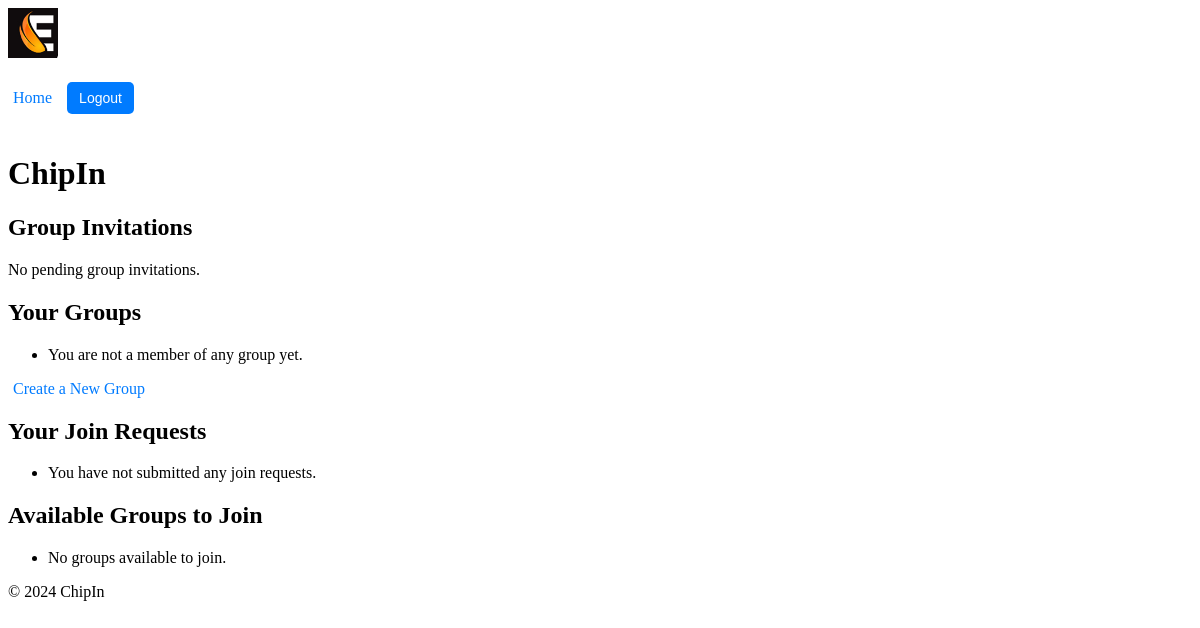
The app's page /chipin/ (signed in), older data.
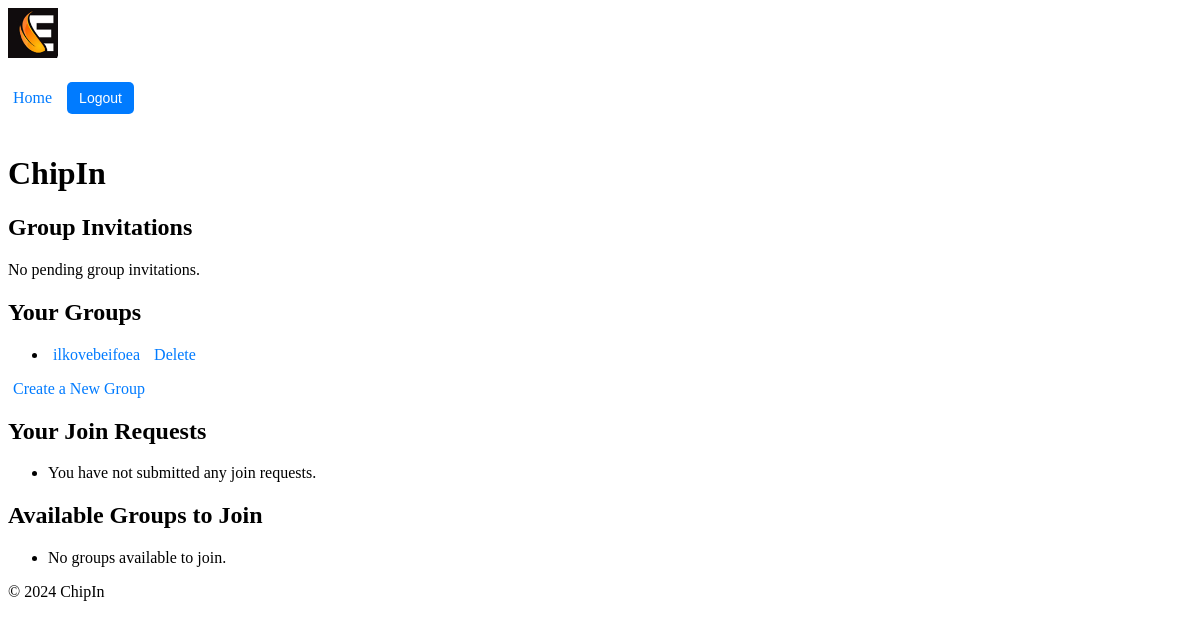
The same page, newer data.
### chipin/models.py (models this page shows, shortened)
class Group(models.Model):
    name = models.CharField(max_length=100)
    admin = models.ForeignKey(User, related_name='admin_groups', on_delete=models.CASCADE)
    members = models.ManyToManyField(User, related_name='group_memberships', blank=True)
    invited_users = models.ManyToManyField(User, related_name='pending_invitations', blank=True)

### chipin/views.py (the view)
# urls.py: path("", views.home, name="home"),
@login_required
def home(request):
    pending_invitations = Group.objects.filter(invited_users=request.user)
    user_join_requests = GroupJoinRequest.objects.filter(user=request.user)
    available_groups = Group.objects.exclude(members=request.user)
    return render(request, 'chipin/home.html', { # Pass data to the template
        'pending_invitations': pending_invitations,
        'user_join_requests': user_join_requests,
        'available_groups': available_groups
    })

### chipin/context_processors.py (called while the page is built)
def user_profile(request):
    if request.user.is_authenticated:
        try:
            return {'nickname': request.user.profile.nickname}
        except Profile.DoesNotExist:
            return {'nickname': request.user.username}  # Fallback to username if no profile exists
    return {}

### chipin/templates/chipin/home.html (shortened to what this page needs)
{% extends 'chipin/base.html' %}
{% load static %}
{% block content %}
    <h1>ChipIn</h1>
    <h2>Group Invitations</h2>
    <div class="invitation-notification">
        {% if pending_invitations %}
            <ul>
                {% for group in pending_invitations %}
                    <li>
                        You have been invited to join <strong>{{ group.name }}</strong>.
                        <a href="{% url 'chipin:accept_invite' group.id %}?user_id={{ request.user.id }}">Accept</a>
                    </li>
                {% empty %}
                    <li>No pending group invitations.</li>
                {% endfor %}
            </ul>
        {% else %}
            <p>No pending group invitations.</p>
        {% endif %}
    </div>
    <h2>Your Groups</h2>
    <ul>
        {% for group in user.group_memberships.all %}
        <li>
            <a href="{% url 'chipin:group_detail' group.id %}">{{ group.name }}</a>
            {% if group.admin == request.user %}
                <a href="{% url 'chipin:delete_group' group.id %}" onclick="return confirm('Are you sure you want to delete this group?');">Delete</a>
            {% else %}
                <a href="{% url 'chipin:leave_group' group.id %}" onclick="return confirm('Are you sure you want to leave this group?');">Leave</a>
            {% endif %}
        </li>
        {% empty %}
        <li>You are not a member of any group yet.</li>
        {% endfor %}
    </ul>
    <a href="{% url 'chipin:create_group' %}">Create a New Group</a>
    <h2>Your Join Requests</h2>
    <ul>
        {% for join_request in user_join_requests %}
        <li>
            You requested to join <strong>{{ join_request.group.name }}</strong> on {{ join_request.created_at }}.
            <a href="{% url 'chipin:delete_join_request' join_request.id %}" onclick="return confirm('Are you sure you want to delete this join request?');">Delete</a>
        </li>
        {% empty %}
        <li>You have not submitted any join requests.</li>
        {% endfor %}
    </ul>
    <h2>Available Groups to Join</h2>
    <ul>
        {% for group in available_groups %}
        <li>
            <a href="{% url 'chipin:group_detail' group.id %}">{{ group.name }}</a>
            <span>- Admin: {{ group.admin.profile.nickname }}</span>
        </li>
        {% empty %}
        <li>No groups available to join.</li>
        {% endfor %}
    </ul>
{% endblock %}

### chipin/templates/chipin/base.html (shortened to what this page needs)
{% load static %}
<!DOCTYPE html>
<html lang="en">
<head>
    <link rel="stylesheet" href="{% static 'chipin/styles.css' %}">
</head>
<body>
    <header>
        <div class="logo">
            <img src="{% static 'chipin/logo_90.jpg' %}" alt="ChipIn Logo">
        </div>
        <div class="user-info">
            {% if request.user.is_authenticated %}
                <a href="{% url 'chipin:home' %}">Home</a>
                <form action="{% url 'users:logout' %}" method="post">
                    <button type="submit">Logout</button>
                </form>
            {% else %}
                <a href="{% url 'users:login' %}">Login</a> <a href="{% url 'users:register' %}">Register</a>
            {% endif %}
        </div>
    </header>
    <main>
        {% block content %}
        {% endblock %}
    </main>
    <footer>
        <p>&copy; 2024 ChipIn</p>
    </footer>
</body>
</html>

### chipin/static/chipin/styles.css (style rules this page uses)
.logo img { max-height: 50px; }
.user-info { display: flex; align-items: center; font-size: 16px; }
.user-info button { background-color: #007BFF; color: white; border: none; padding: 8px 12px; cursor: pointer; border-radius: 5px; font-size: 14px; }
button { background-color: #28a745; color: white; border: none; padding: 10px 15px; cursor: pointer; border-radius: 5px; font-size: 14px; margin-top: 20px; margin-bottom: 20px; }
a { color: #007BFF; text-decoration: none; padding: 5px }

Row changes from the older to the newer data that the page shows:
added Group: name "ilkovebeifoea", shows "Delete"
Text that changed along with them:
text no longer shown: "You are not a member of any group yet."
